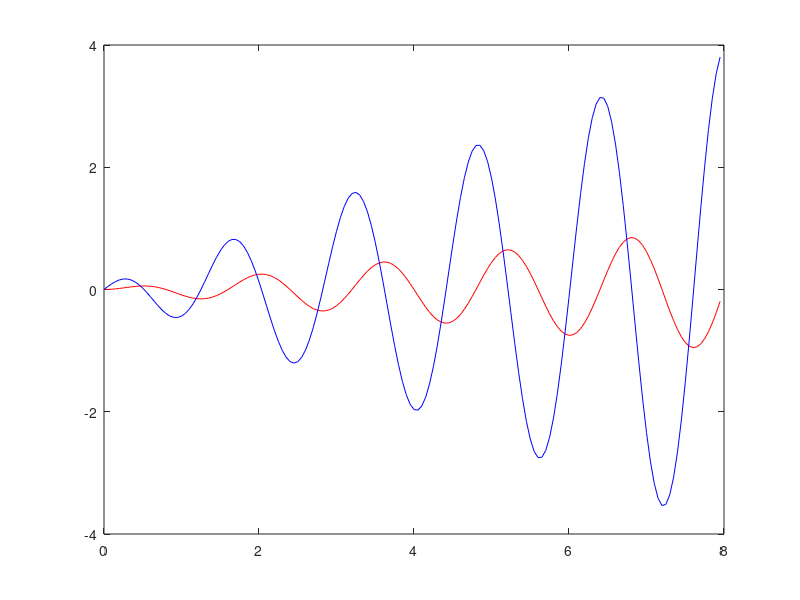
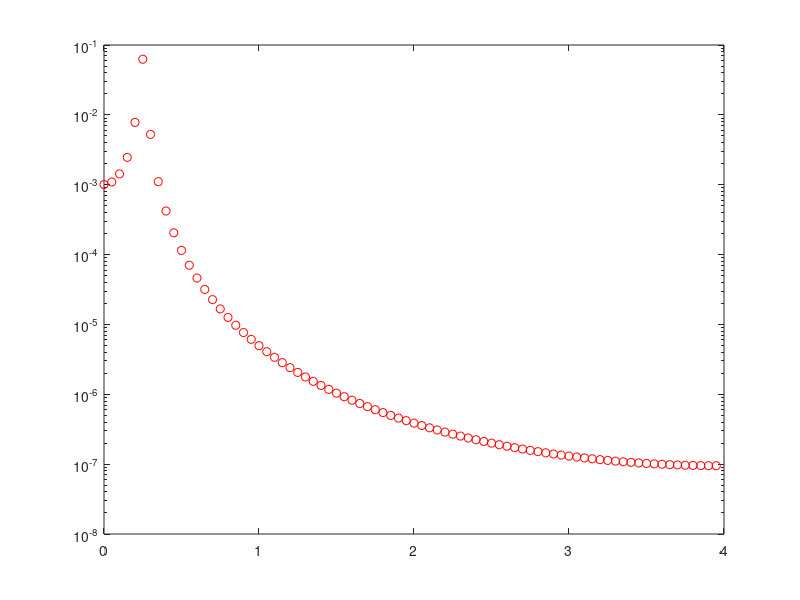

Recreate these plots in MATLAB, in order.
% CERM_Lab_151121
% Exercise 3


clc
clear all
close all
format long


            % Defining the function and the inital condition
L = 8;
N = 160;
h = L / N;

x = [0 : h : L-h]';
y1 = @(x) (x/L) .*sin((10 * pi .* x) / L);

y = y1(x);
dy1 = @(x) (1/L) .* sin((10 * pi .* x) / L) + ((10 * pi .* x) ./ (L .^ 2)) ....
     .* cos((10 * pi * x) / L);

dy = dy1(x);


%%%%%%%%%%%%%%%% Comments %%%%%%%%%%%%%%%%
% If we use fourier series to approximate a regular function, the error
% will go to zero extremely fast, so fast that there won't be a constant
% number for the value of empirical estimate of the convergence order, but
% after reaching the accuracy of machine epsilone, the P_emp will start
% decreasing again, because the error is so small that the truncation error
% will play a role in that calculation.

%%%%%%%%%%%%%%%% Comments %%%%%%%%%%%%%%%%
% If a function is not periodic it's approximation would be like the
% approximation of a periodic function, the fourier series would
% approximate that as if it was periodic, with a discontinuoity at zero 


            % Defining masks

nmodes1 = 30;
nmodes2 = 60;

mask1 = ones(N, 1);
mask1(nmodes1 + 2 : N - nmodes1) = 0;

mask2 = (ones(N, 1));
mask2(nmodes2 + 2 : N - nmodes2) = 0;


figure(1)
plot(x,y,'r',x,dy,'b')


            % Fourier series  

yhat1=fft(y);
yy1 = ifft(yhat1 .* mask1);
yy2 = ifft(yhat1 .* mask2);


figure(2)
semilogy(x(1:N/2), (abs(yhat1(1:N/2))/N).^2,'ro')



            % Norms calculation

norm_inf_1 = norm(abs(y - yy1), inf);
norm_two_1 = norm(abs(y - yy1),  2)

norm_inf_2 = norm(abs(y - yy2), inf);
norm_two_2 = norm(abs(y - yy2),  2);

p_emp = -log2(norm_inf_2 / norm_inf_1)